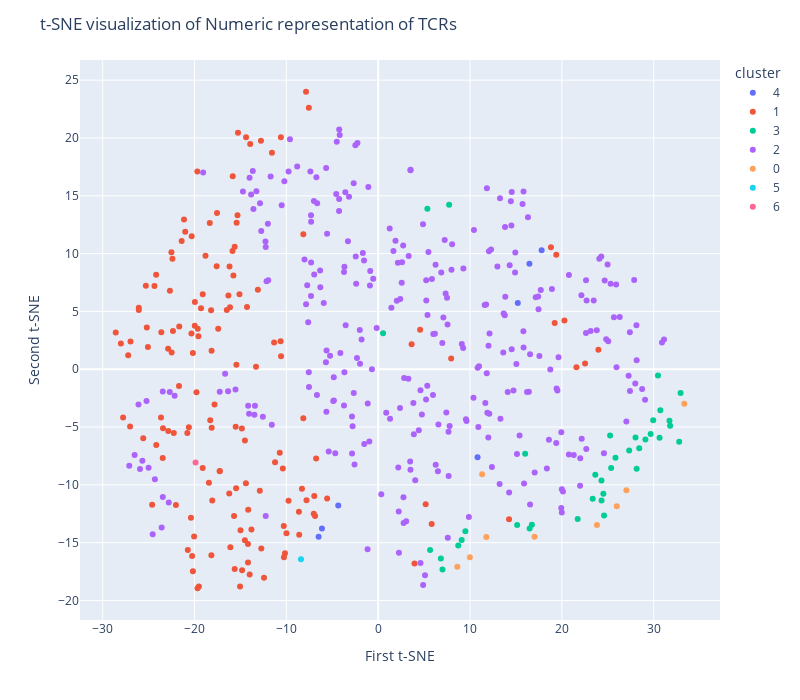

The notebook cell saved with this chart:
### Markdown cell above
<div class="alert alert-block alert-info">
<b>Wskazówka:</b> Podmień w wykresie dla projekcji 2D barwy na takie, które odpowiadają etykietom klastrów.
</div>

### Code cell
tsne = TSNE(n_components=2, learning_rate='auto',init='random', perplexity=30)
X_tsne = tsne.fit_transform(df_numeric)
tsne.kl_divergence_

fig = px.scatter(df_2, x=X_tsne[:, 0], y=X_tsne[:, 1], color="cluster")
fig.update_layout(
    title="t-SNE visualization of Numeric representation of TCRs",
    xaxis_title="First t-SNE",
    yaxis_title="Second t-SNE",
    width=800,  
    height=700,
)
fig.show()

### Figure 1 — Plotly figure (JSON) as saved in the notebook; plotly's stock layout.template omitted (floating-point values rounded to 4 significant figures; data arrays with more than 128 entries replaced by an {"elided": "..."} marker saying what was removed)
{"data": [{"hovertemplate": "cluster=4<br>x=%{x}<br>y=%{y}<extra></extra>", "legendgroup": "4", "marker": {"color": "#636efa", "symbol": "circle"}, "mode": "markers", "name": "4", "orientation": "v", "showlegend": true, "type": "scatter", "x": [-6.125, -6.486, -4.349, 17.79, 16.46, 15.2, 10.82], "xaxis": "x", "y": [-13.78, -14.5, -11.8, 10.3, 9.121, 5.729, -7.623], "yaxis": "y"}, {"hovertemplate": "cluster=1<br>x=%{x}<br>y=%{y}<extra></extra>", "legendgroup": "1", "marker": {"color": "#EF553B", "symbol": "circle"}, "mode": "markers", "name": "1", "orientation": "v", "showlegend": true, "type": "scatter", "x": {"elided": "150 float values"}, "xaxis": "x", "y": {"elided": "150 float values"}, "yaxis": "y"}, {"hovertemplate": "cluster=3<br>x=%{x}<br>y=%{y}<extra></extra>", "legendgroup": "3", "marker": {"color": "#00cc96", "symbol": "circle"}, "mode": "markers", "name": "3", "orientation": "v", "showlegend": true, "type": "scatter", "x": [9.088, 6.823, 30.46, 21.72, 23.35, 30.72, 5.648, 31.78, 29.94, 31.71, 15.13, 16.49, 32.77, 9.489, 30.63, 8.717, 7.0, 5.352, 24.31, 28.02, 24.59, 28.14, 24.52, 16.0, 27.33, 24.32, 25.36, 0.5279, 28.42, 32.92, 29.66, 29.09, 25.83, 25.25, 16.73, 7.723, 23.64], "xaxis": "x", "y": [-14.78, -16.36, -0.5496, -12.94, -11.21, -3.539, -15.63, -4.884, -4.407, -4.452, -13.48, -13.77, -6.28, -14.01, -5.917, -15.25, -17.33, 13.88, -9.624, -5.905, -12.66, -8.604, -10.77, -7.319, -7.038, -11.36, -8.541, 3.104, -6.831, -2.052, -5.608, -6.076, -7.667, -5.74, -13.45, 14.23, -9.127], "yaxis": "y"}, {"hovertemplate": "cluster=2<br>x=%{x}<br>y=%{y}<extra></extra>", "legendgroup": "2", "marker": {"color": "#ab63fa", "symbol": "circle"}, "mode": "markers", "name": "2", "orientation": "v", "showlegend": true, "type": "scatter", "x": {"elided": "295 float values"}, "xaxis": "x", "y": {"elided": "295 float values"}, "yaxis": "y"}, {"hovertemplate": "cluster=0<br>x=%{x}<br>y=%{y}<extra></extra>", "legendgroup": "0", "marker": {"color": "#FFA15A", "symbol": "circle"}, "mode": "markers", "name": "0", "orientation": "v", "showlegend": true, "type": "scatter", "x": [11.77, 33.32, 8.611, 9.981, 27.02, 11.32, 23.82, 17.02, 25.98], "xaxis": "x", "y": [-14.5, -2.995, -17.09, -16.27, -10.47, -9.075, -13.46, -14.49, -11.86], "yaxis": "y"}, {"hovertemplate": "cluster=5<br>x=%{x}<br>y=%{y}<extra></extra>", "legendgroup": "5", "marker": {"color": "#19d3f3", "symbol": "circle"}, "mode": "markers", "name": "5", "orientation": "v", "showlegend": true, "type": "scatter", "x": [-8.408], "xaxis": "x", "y": [-16.43], "yaxis": "y"}, {"hovertemplate": "cluster=6<br>x=%{x}<br>y=%{y}<extra></extra>", "legendgroup": "6", "marker": {"color": "#FF6692", "symbol": "circle"}, "mode": "markers", "name": "6", "orientation": "v", "showlegend": true, "type": "scatter", "x": [-19.89], "xaxis": "x", "y": [-8.06], "yaxis": "y"}], "layout": {"height": 700, "legend": {"title": {"text": "cluster"}, "tracegroupgap": 0}, "margin": {"t": 60}, "title": {"text": "t-SNE visualization of Numeric representation of TCRs"}, "width": 800, "xaxis": {"anchor": "y", "domain": [0, 1], "title": {"text": "First t-SNE"}}, "yaxis": {"anchor": "x", "domain": [0, 1], "title": {"text": "Second t-SNE"}}}}
